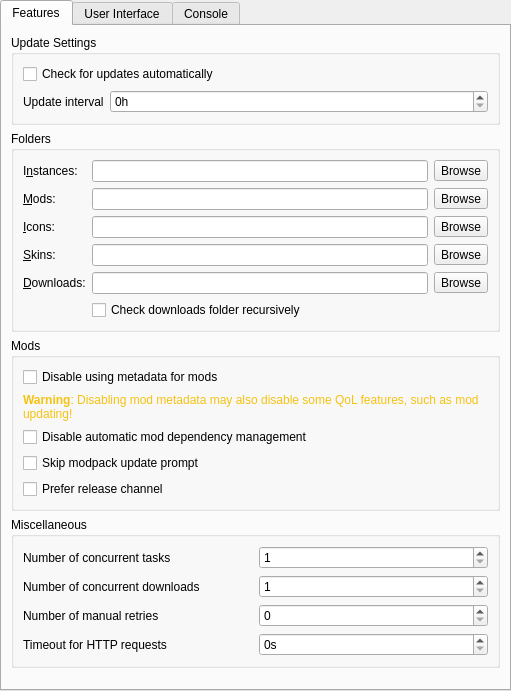
<?xml version="1.0" encoding="UTF-8"?>
<ui version="4.0">
 <class>LauncherPage</class>
 <widget class="QWidget" name="LauncherPage">
  <property name="geometry">
   <rect>
    <x>0</x>
    <y>0</y>
    <width>511</width>
    <height>691</height>
   </rect>
  </property>
  <property name="sizePolicy">
   <sizepolicy hsizetype="MinimumExpanding" vsizetype="MinimumExpanding">
    <horstretch>0</horstretch>
    <verstretch>0</verstretch>
   </sizepolicy>
  </property>
  <layout class="QVBoxLayout" name="mainLayout">
   <property name="leftMargin">
    <number>0</number>
   </property>
   <property name="topMargin">
    <number>0</number>
   </property>
   <property name="rightMargin">
    <number>0</number>
   </property>
   <property name="bottomMargin">
    <number>0</number>
   </property>
   <item>
    <widget class="QTabWidget" name="tabWidget">
     <property name="toolTip">
      <string notr="true"/>
     </property>
     <property name="tabShape">
      <enum>QTabWidget::Rounded</enum>
     </property>
     <property name="currentIndex">
      <number>0</number>
     </property>
     <widget class="QWidget" name="featuresTab">
      <attribute name="title">
       <string>Features</string>
      </attribute>
      <layout class="QVBoxLayout" name="verticalLayout_9">
       <item>
        <widget class="QGroupBox" name="updateSettingsBox">
         <property name="title">
          <string>Update Settings</string>
         </property>
         <layout class="QVBoxLayout" name="verticalLayout_7">
          <item>
           <widget class="QCheckBox" name="autoUpdateCheckBox">
            <property name="text">
             <string>Check for updates automatically</string>
            </property>
           </widget>
          </item>
          <item>
           <layout class="QFormLayout" name="updateSetingsLayout">
            <item row="0" column="0">
             <widget class="QLabel" name="updateIntervalLabel">
              <property name="text">
               <string>Update interval</string>
              </property>
             </widget>
            </item>
            <item row="0" column="1">
             <widget class="QSpinBox" name="updateIntervalSpinBox">
              <property name="toolTip">
               <string>Set it to 0 to only check on launch</string>
              </property>
              <property name="suffix">
               <string>h</string>
              </property>
              <property name="minimum">
               <number>0</number>
              </property>
              <property name="maximum">
               <number>99999999</number>
              </property>
             </widget>
            </item>
           </layout>
          </item>
         </layout>
        </widget>
       </item>
       <item>
        <widget class="QGroupBox" name="foldersBox">
         <property name="title">
          <string>Folders</string>
         </property>
         <layout class="QGridLayout" name="foldersBoxLayout">
          <item row="4" column="0">
           <widget class="QLabel" name="labelDownloadsDir">
            <property name="text">
             <string>&amp;Downloads:</string>
            </property>
            <property name="buddy">
             <cstring>downloadsDirTextBox</cstring>
            </property>
           </widget>
          </item>
          <item row="0" column="0">
           <widget class="QLabel" name="labelInstDir">
            <property name="text">
             <string>I&amp;nstances:</string>
            </property>
            <property name="buddy">
             <cstring>instDirTextBox</cstring>
            </property>
           </widget>
          </item>
          <item row="0" column="1">
           <widget class="QLineEdit" name="instDirTextBox"/>
          </item>
          <item row="4" column="1">
           <widget class="QLineEdit" name="downloadsDirTextBox"/>
          </item>
          <item row="2" column="1">
           <widget class="QLineEdit" name="iconsDirTextBox"/>
          </item>
          <item row="3" column="1">
           <widget class="QLineEdit" name="skinsDirTextBox"/>
          </item>
          <item row="4" column="2">
           <widget class="QToolButton" name="downloadsDirBrowseBtn">
            <property name="text">
             <string>Browse</string>
            </property>
           </widget>
          </item>
          <item row="1" column="1">
           <widget class="QLineEdit" name="modsDirTextBox"/>
          </item>
          <item row="1" column="2">
           <widget class="QToolButton" name="modsDirBrowseBtn">
            <property name="text">
             <string>Browse</string>
            </property>
           </widget>
          </item>
          <item row="1" column="0">
           <widget class="QLabel" name="labelModsDir">
            <property name="text">
             <string>&amp;Mods:</string>
            </property>
            <property name="buddy">
             <cstring>modsDirTextBox</cstring>
            </property>
           </widget>
          </item>
          <item row="0" column="2">
           <widget class="QToolButton" name="instDirBrowseBtn">
            <property name="text">
             <string>Browse</string>
            </property>
           </widget>
          </item>
          <item row="2" column="2">
           <widget class="QToolButton" name="iconsDirBrowseBtn">
            <property name="text">
             <string>Browse</string>
            </property>
           </widget>
          </item>
          <item row="2" column="0">
           <widget class="QLabel" name="labelIconsDir">
            <property name="text">
             <string>&amp;Icons:</string>
            </property>
            <property name="buddy">
             <cstring>iconsDirTextBox</cstring>
            </property>
           </widget>
          </item>
          <item row="3" column="2">
           <widget class="QToolButton" name="skinsDirBrowseBtn">
            <property name="text">
             <string>Browse</string>
            </property>
           </widget>
          </item>
          <item row="3" column="0">
           <widget class="QLabel" name="labelSkinsDir">
            <property name="text">
             <string>&amp;Skins:</string>
            </property>
            <property name="buddy">
             <cstring>skinsDirTextBox</cstring>
            </property>
           </widget>
          </item>
          <item row="5" column="1" colspan="2">
           <widget class="QCheckBox" name="downloadsDirWatchRecursiveCheckBox">
            <property name="toolTip">
             <string>When enabled, in addition to the downloads folder, its sub folders will also be searched when looking for resources (e.g. when looking for blocked mods on CurseForge).</string>
            </property>
            <property name="text">
             <string>Check downloads folder recursively</string>
            </property>
           </widget>
          </item>
         </layout>
        </widget>
       </item>
       <item>
        <widget class="QGroupBox" name="modsBox">
         <property name="title">
          <string>Mods</string>
         </property>
         <layout class="QVBoxLayout" name="verticalLayout_4">
          <item>
           <widget class="QCheckBox" name="metadataDisableBtn">
            <property name="toolTip">
             <string>Disable using metadata provided by mod providers (like Modrinth or CurseForge) for mods.</string>
            </property>
            <property name="text">
             <string>Disable using metadata for mods</string>
            </property>
           </widget>
          </item>
          <item>
           <widget class="QLabel" name="metadataWarningLabel">
            <property name="text">
             <string>&lt;html&gt;&lt;head/&gt;&lt;body&gt;&lt;p&gt;&lt;span style=&quot; font-weight:600; color:#f5c211;&quot;&gt;Warning&lt;/span&gt;&lt;span style=&quot; color:#f5c211;&quot;&gt;: Disabling mod metadata may also disable some QoL features, such as mod updating!&lt;/span&gt;&lt;/p&gt;&lt;/body&gt;&lt;/html&gt;</string>
            </property>
            <property name="wordWrap">
             <bool>true</bool>
            </property>
           </widget>
          </item>
          <item>
           <widget class="QCheckBox" name="dependenciesDisableBtn">
            <property name="toolTip">
             <string>Disable the automatic detection, installation, and updating of mod dependencies.</string>
            </property>
            <property name="text">
             <string>Disable automatic mod dependency management</string>
            </property>
           </widget>
          </item>
          <item>
           <widget class="QCheckBox" name="skipModpackUpdatePromptBtn">
            <property name="toolTip">
             <string>When creating a new modpack instance, do not suggest updating existing instances instead.</string>
            </property>
            <property name="text">
             <string>Skip modpack update prompt</string>
            </property>
           </widget>
          </item>
          <item>
           <widget class="QCheckBox" name="preferReleaseChannelBtn">
            <property name="toolTip">
             <string>With this turned on, release versions of mods will be installed by default, if available. With this turned off, the latest version will always be picked - even if it is an alpha or beta.</string>
            </property>
            <property name="text">
             <string>Prefer release channel</string>
            </property>
           </widget>
          </item>
         </layout>
        </widget>
       </item>
       <item>
        <widget class="QGroupBox" name="miscellaneousGroupBox">
         <property name="title">
          <string>Miscellaneous</string>
         </property>
         <layout class="QGridLayout" name="gridLayout">
          <item row="1" column="1">
           <widget class="QSpinBox" name="numberOfConcurrentDownloadsSpinBox">
            <property name="minimum">
             <number>1</number>
            </property>
           </widget>
          </item>
          <item row="0" column="0">
           <widget class="QLabel" name="numberOfConcurrentTasksLabel">
            <property name="text">
             <string>Number of concurrent tasks</string>
            </property>
           </widget>
          </item>
          <item row="0" column="1">
           <widget class="QSpinBox" name="numberOfConcurrentTasksSpinBox">
            <property name="minimum">
             <number>1</number>
            </property>
           </widget>
          </item>
          <item row="1" column="0">
           <widget class="QLabel" name="numberOfConcurrentDownloadsLabel">
            <property name="text">
             <string>Number of concurrent downloads</string>
            </property>
           </widget>
          </item>
          <item row="2" column="0">
           <widget class="QLabel" name="numberOfManualRetriesLabel">
            <property name="text">
             <string>Number of manual retries</string>
            </property>
           </widget>
          </item>
          <item row="2" column="1">
           <widget class="QSpinBox" name="numberOfManualRetriesSpinBox">
            <property name="minimum">
             <number>0</number>
            </property>
           </widget>
          </item>
          <item row="3" column="0">
           <widget class="QLabel" name="timeoutSecondsLabel">
            <property name="toolTip">
             <string>Seconds to wait until the requests are terminated</string>
            </property>
            <property name="text">
             <string>Timeout for HTTP requests</string>
            </property>
           </widget>
          </item>
          <item row="3" column="1">
           <widget class="QSpinBox" name="timeoutSecondsSpinBox">
            <property name="suffix">
             <string>s</string>
            </property>
           </widget>
          </item>
         </layout>
        </widget>
       </item>
       <item>
        <spacer name="verticalSpacer_FeaturesTab">
         <property name="orientation">
          <enum>Qt::Vertical</enum>
         </property>
         <property name="sizeHint" stdset="0">
          <size>
           <width>0</width>
           <height>0</height>
          </size>
         </property>
        </spacer>
       </item>
      </layout>
     </widget>
     <widget class="QWidget" name="userInterfaceTab">
      <attribute name="title">
       <string>User Interface</string>
      </attribute>
      <layout class="QVBoxLayout" name="verticalLayout_6">
       <item>
        <widget class="QGroupBox" name="sortingModeBox">
         <property name="enabled">
          <bool>true</bool>
         </property>
         <property name="title">
          <string>Instance view sorting mode</string>
         </property>
         <layout class="QHBoxLayout" name="sortingModeBoxLayout">
          <item>
           <widget class="QRadioButton" name="sortLastLaunchedBtn">
            <property name="text">
             <string>&amp;By last launched</string>
            </property>
            <attribute name="buttonGroup">
             <string notr="true">sortingModeGroup</string>
            </attribute>
           </widget>
          </item>
          <item>
           <widget class="QRadioButton" name="sortByNameBtn">
            <property name="text">
             <string>By &amp;name</string>
            </property>
            <attribute name="buttonGroup">
             <string notr="true">sortingModeGroup</string>
            </attribute>
           </widget>
          </item>
         </layout>
        </widget>
       </item>
       <item>
        <widget class="QGroupBox" name="themeBox">
         <property name="title">
          <string>Theme</string>
         </property>
         <layout class="QVBoxLayout" name="verticalLayout_5">
          <item>
           <widget class="ThemeCustomizationWidget" name="themeCustomizationWidget" native="true"/>
          </item>
         </layout>
        </widget>
       </item>
       <item>
        <widget class="QGroupBox" name="catBox">
         <property name="title">
          <string>Cat</string>
         </property>
         <layout class="QGridLayout" name="gridLayout_5">
          <item row="0" column="0">
           <widget class="QLabel" name="catOpacityLabel">
            <property name="toolTip">
             <string>Set the cat's opacity. 0% is fully transparent and 100% is fully opaque.</string>
            </property>
            <property name="text">
             <string>Opacity</string>
            </property>
           </widget>
          </item>
          <item row="0" column="2">
           <widget class="QSpinBox" name="catOpacitySpinBox">
            <property name="specialValueText">
             <string/>
            </property>
            <property name="suffix">
             <string>%</string>
            </property>
            <property name="maximum">
             <number>100</number>
            </property>
            <property name="value">
             <number>0</number>
            </property>
           </widget>
          </item>
          <item row="0" column="1">
           <spacer name="horizontalSpacer">
            <property name="orientation">
             <enum>Qt::Horizontal</enum>
            </property>
            <property name="sizeHint" stdset="0">
             <size>
              <width>40</width>
              <height>20</height>
             </size>
            </property>
           </spacer>
          </item>
         </layout>
        </widget>
       </item>
       <item>
        <widget class="QGroupBox" name="toolsBox">
         <property name="sizePolicy">
          <sizepolicy hsizetype="Preferred" vsizetype="Preferred">
           <horstretch>0</horstretch>
           <verstretch>0</verstretch>
          </sizepolicy>
         </property>
         <property name="title">
          <string>Tools</string>
         </property>
         <layout class="QVBoxLayout" name="verticalLayout">
          <item>
           <widget class="QCheckBox" name="preferMenuBarCheckBox">
            <property name="toolTip">
             <string>The menubar is more friendly for keyboard-driven interaction.</string>
            </property>
            <property name="text">
             <string>&amp;Replace toolbar with menubar</string>
            </property>
           </widget>
          </item>
         </layout>
        </widget>
       </item>
       <item>
        <spacer name="verticalSpacer_UserInterfaceTab">
         <property name="orientation">
          <enum>Qt::Vertical</enum>
         </property>
         <property name="sizeHint" stdset="0">
          <size>
           <width>0</width>
           <height>0</height>
          </size>
         </property>
        </spacer>
       </item>
      </layout>
     </widget>
     <widget class="QWidget" name="consoleTab">
      <attribute name="title">
       <string>Console</string>
      </attribute>
      <layout class="QVBoxLayout" name="verticalLayout_2">
       <item>
        <widget class="QGroupBox" name="consoleSettingsBox">
         <property name="title">
          <string>Console Settings</string>
         </property>
         <layout class="QVBoxLayout" name="verticalLayout_3">
          <item>
           <widget class="QCheckBox" name="showConsoleCheck">
            <property name="text">
             <string>Show console while the game is &amp;running</string>
            </property>
           </widget>
          </item>
          <item>
           <widget class="QCheckBox" name="autoCloseConsoleCheck">
            <property name="text">
             <string>&amp;Automatically close console when the game quits</string>
            </property>
           </widget>
          </item>
          <item>
           <widget class="QCheckBox" name="showConsoleErrorCheck">
            <property name="text">
             <string>Show console when the game &amp;crashes</string>
            </property>
           </widget>
          </item>
         </layout>
        </widget>
       </item>
       <item>
        <widget class="QGroupBox" name="groupBox_4">
         <property name="title">
          <string>&amp;History limit</string>
         </property>
         <layout class="QGridLayout" name="gridLayout_3">
          <item row="1" column="0">
           <widget class="QCheckBox" name="checkStopLogging">
            <property name="text">
             <string>&amp;Stop logging when log overflows</string>
            </property>
           </widget>
          </item>
          <item row="0" column="0">
           <widget class="QSpinBox" name="lineLimitSpinBox">
            <property name="sizePolicy">
             <sizepolicy hsizetype="Expanding" vsizetype="Fixed">
              <horstretch>0</horstretch>
              <verstretch>0</verstretch>
             </sizepolicy>
            </property>
            <property name="suffix">
             <string> lines</string>
            </property>
            <property name="minimum">
             <number>10000</number>
            </property>
            <property name="maximum">
             <number>1000000</number>
            </property>
            <property name="singleStep">
             <number>10000</number>
            </property>
            <property name="value">
             <number>100000</number>
            </property>
           </widget>
          </item>
         </layout>
        </widget>
       </item>
       <item>
        <widget class="QGroupBox" name="themeBox_2">
         <property name="sizePolicy">
          <sizepolicy hsizetype="Preferred" vsizetype="MinimumExpanding">
           <horstretch>0</horstretch>
           <verstretch>0</verstretch>
          </sizepolicy>
         </property>
         <property name="title">
          <string>Console &amp;font</string>
         </property>
         <layout class="QGridLayout" name="gridLayout_2">
          <item row="1" column="0" colspan="2">
           <widget class="QTextEdit" name="fontPreview">
            <property name="sizePolicy">
             <sizepolicy hsizetype="Expanding" vsizetype="MinimumExpanding">
              <horstretch>0</horstretch>
              <verstretch>0</verstretch>
             </sizepolicy>
            </property>
            <property name="horizontalScrollBarPolicy">
             <enum>Qt::ScrollBarAlwaysOff</enum>
            </property>
            <property name="undoRedoEnabled">
             <bool>false</bool>
            </property>
            <property name="textInteractionFlags">
             <set>Qt::TextSelectableByKeyboard|Qt::TextSelectableByMouse</set>
            </property>
           </widget>
          </item>
          <item row="0" column="0">
           <widget class="QFontComboBox" name="consoleFont">
            <property name="sizePolicy">
             <sizepolicy hsizetype="Expanding" vsizetype="Fixed">
              <horstretch>0</horstretch>
              <verstretch>0</verstretch>
             </sizepolicy>
            </property>
           </widget>
          </item>
          <item row="0" column="1">
           <widget class="QSpinBox" name="fontSizeBox">
            <property name="minimum">
             <number>5</number>
            </property>
            <property name="maximum">
             <number>16</number>
            </property>
            <property name="value">
             <number>11</number>
            </property>
           </widget>
          </item>
         </layout>
        </widget>
       </item>
      </layout>
     </widget>
    </widget>
   </item>
  </layout>
 </widget>
 <customwidgets>
  <customwidget>
   <class>ThemeCustomizationWidget</class>
   <extends>QWidget</extends>
   <header>ui/widgets/ThemeCustomizationWidget.h</header>
   <container>1</container>
  </customwidget>
 </customwidgets>
 <tabstops>
  <tabstop>tabWidget</tabstop>
  <tabstop>autoUpdateCheckBox</tabstop>
  <tabstop>instDirTextBox</tabstop>
  <tabstop>instDirBrowseBtn</tabstop>
  <tabstop>modsDirTextBox</tabstop>
  <tabstop>modsDirBrowseBtn</tabstop>
  <tabstop>iconsDirTextBox</tabstop>
  <tabstop>iconsDirBrowseBtn</tabstop>
  <tabstop>sortLastLaunchedBtn</tabstop>
  <tabstop>sortByNameBtn</tabstop>
  <tabstop>showConsoleCheck</tabstop>
  <tabstop>autoCloseConsoleCheck</tabstop>
  <tabstop>showConsoleErrorCheck</tabstop>
  <tabstop>lineLimitSpinBox</tabstop>
  <tabstop>checkStopLogging</tabstop>
  <tabstop>consoleFont</tabstop>
  <tabstop>fontSizeBox</tabstop>
  <tabstop>fontPreview</tabstop>
 </tabstops>
 <resources/>
 <connections/>
 <buttongroups>
  <buttongroup name="sortingModeGroup"/>
 </buttongroups>
</ui>
